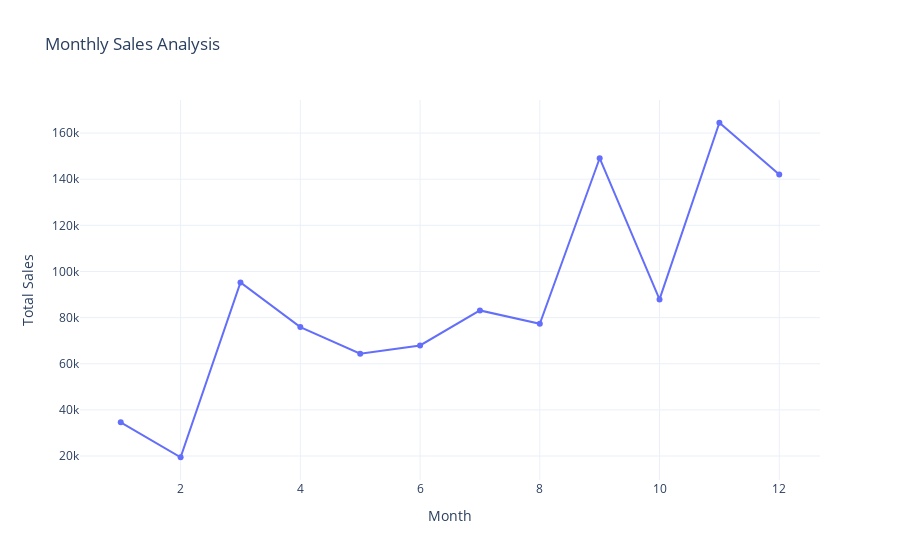

This figure's notebook cell:
### Code cell
fig = px.line(sales_by_month, 
                x='order month', 
                y='Sales', 
                title='Monthly Sales Analysis',
                labels={'order month': 'Month', 'Sales': 'Total Sales'},
                markers=True)
fig.show()

### Figure 1 — Plotly figure (JSON) as saved in the notebook; plotly's stock layout.template omitted (floating-point values rounded to 4 significant figures)
{"data": [{"hovertemplate": "Month=%{x}<br>Total Sales=%{y}<extra></extra>", "legendgroup": "", "line": {"color": "#636efa", "dash": "solid"}, "marker": {"symbol": "circle"}, "mode": "lines+markers", "name": "", "orientation": "v", "showlegend": false, "type": "scatter", "x": [1, 2, 3, 4, 5, 6, 7, 8, 9, 10, 11, 12], "xaxis": "x", "y": [34590.0, 19470.0, 95250.0, 75890.0, 64320.0, 67940.0, 83120.0, 77330.0, 149100.0, 87880.0, 164500.0, 142000.0], "yaxis": "y"}], "layout": {"legend": {"tracegroupgap": 0}, "title": {"text": "Monthly Sales Analysis"}, "xaxis": {"anchor": "y", "domain": [0, 1], "title": {"text": "Month"}}, "yaxis": {"anchor": "x", "domain": [0, 1], "title": {"text": "Total Sales"}}}}
